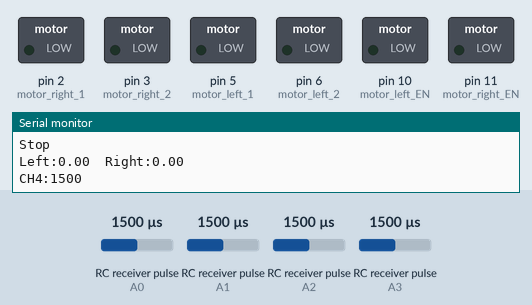
Recording of a sketch running on a simulated Arduino Uno, built with avr-gcc and run on an emulated ATmega328P. Parts: switched loads named in the sketch (green lamp = pin HIGH), the last lines printed to the serial monitor. Wiring (inferred from the names in the program): 4 × RC receiver channel: data A0 / data A1 / data A2 / data A3. The inputs (shaded band) are chosen by the test bench; at power-on: RC receiver pulse (sensors on A1, A3, A0, A2) 1500 µs.

Above: at 1.2 s.
1.3 s: RC receiver pulse (sensor on A1) set to 1750 µs
At 2.6 s:
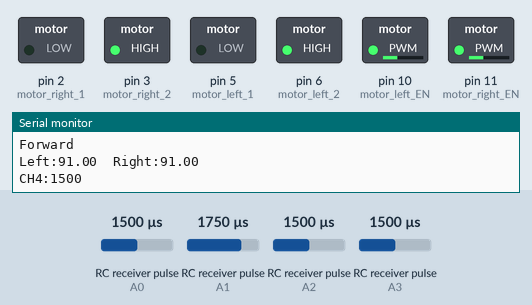
2.9 s: RC receiver pulse (sensor on A3) set to 1413 µs
4.4 s: RC receiver pulse (sensor on A3) set to 1390 µs
At 5.6 s:
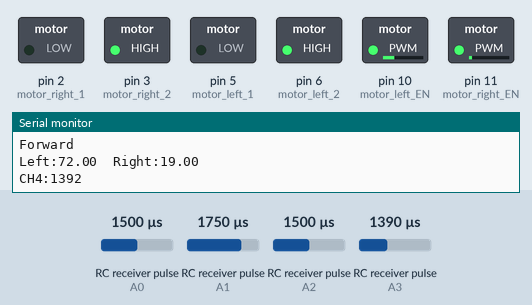
5.9 s: RC receiver pulse (sensor on A1) set to 1020 µs
At 6.4 s:
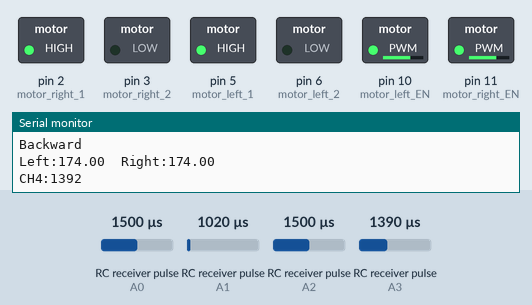
7.5 s: RC receiver pulse (sensor on A1) set to 1250 µs
At 8.1 s:
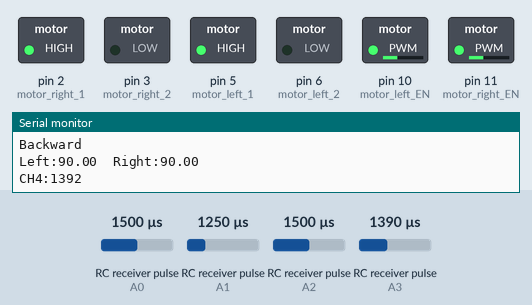
9.1 s: RC receiver pulse (sensor on A1) set to 1980 µs
At 9.7 s:
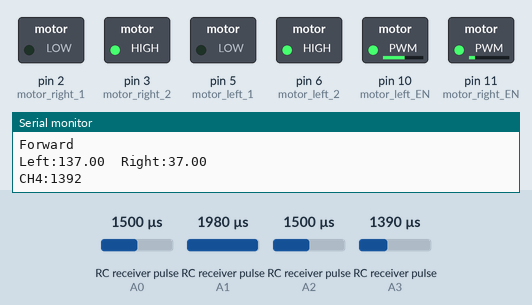
Timing chart, 0 to 11.7 s (numbered marks = the images above; inputs shaded):
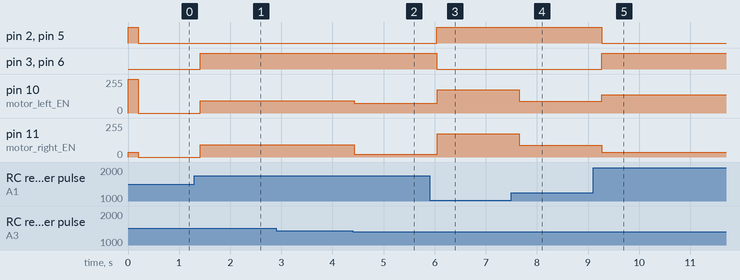

The sketch:

Flysky_FS-i6_RC.ino
```cpp
#include <EnableInterrupt.h>

#define SERIAL_PORT_SPEED 57600
#define RC_NUM_CHANNELS  4

#define RC_CH1  0
#define RC_CH2  1
#define RC_CH3  2
#define RC_CH4  3

#define RC_CH1_INPUT  A0
#define RC_CH2_INPUT  A1
#define RC_CH3_INPUT  A2
#define RC_CH4_INPUT  A3
int motor_right_1 = 2;//7;
int motor_right_2 = 3;//8;
int motor_right_EN = 11;
int motor_left_1 = 5;
int motor_left_2 = 6;
int motor_left_EN = 10;
float duty = 0;
float dutyLeft = 0;
float dutyRight = 0;

uint16_t rc_values[RC_NUM_CHANNELS];
uint32_t rc_start[RC_NUM_CHANNELS];
volatile uint16_t rc_shared[RC_NUM_CHANNELS];

void rc_read_values() {
  noInterrupts();
  memcpy(rc_values, (const void *)rc_shared, sizeof(rc_shared));
  interrupts();
}

void calc_input(uint8_t channel, uint8_t input_pin) {
  if (digitalRead(input_pin) == HIGH) {
    rc_start[channel] = micros();
  } else {
    uint16_t rc_compare = (uint16_t)(micros() - rc_start[channel]);
    rc_shared[channel] = rc_compare;
  }
}

void calc_ch1() { calc_input(RC_CH1, RC_CH1_INPUT); }
void calc_ch2() { calc_input(RC_CH2, RC_CH2_INPUT); }
void calc_ch3() { calc_input(RC_CH3, RC_CH3_INPUT); }
void calc_ch4() { calc_input(RC_CH4, RC_CH4_INPUT); }

void setup() {
  Serial.begin(SERIAL_PORT_SPEED);

  pinMode(RC_CH1_INPUT, INPUT);
  pinMode(RC_CH2_INPUT, INPUT);
  pinMode(RC_CH3_INPUT, INPUT);
  pinMode(RC_CH4_INPUT, INPUT);
  pinMode(motor_right_1, OUTPUT);
  pinMode(motor_right_2, OUTPUT);
  pinMode(motor_right_EN, OUTPUT);
  pinMode(motor_left_1, OUTPUT);
  pinMode(motor_left_2, OUTPUT);
  pinMode(motor_left_EN, OUTPUT);


  enableInterrupt(RC_CH1_INPUT, calc_ch1, CHANGE);
  enableInterrupt(RC_CH2_INPUT, calc_ch2, CHANGE);
  enableInterrupt(RC_CH3_INPUT, calc_ch3, CHANGE);
  enableInterrupt(RC_CH4_INPUT, calc_ch4, CHANGE);
}

void loop() {
  rc_read_values();
  //stop motor

  if (rc_values[RC_CH2]>1600) {
    //move forward
    digitalWrite(motor_right_1,LOW);
    digitalWrite(motor_right_2,HIGH);
    digitalWrite(motor_left_1,LOW);
    digitalWrite(motor_left_2,HIGH);
    duty = map(rc_values[RC_CH2],1500,2200,0,255);
    //left turn
    if (rc_values[RC_CH4]<1400) {
      dutyRight = map(rc_values[RC_CH4],1500,1000,0,duty);
      dutyLeft = duty - dutyRight;
      Serial.println(dutyLeft);
    } else if (rc_values[RC_CH4]>1600) {//right turn
      dutyLeft = map(rc_values[RC_CH4],1500,2000,0,duty);
      dutyRight = duty - dutyLeft;
    }else {
      dutyLeft = duty;
      dutyRight = duty;
    }
    Serial.println("Forward");
  } else if (rc_values[RC_CH2]<1400) {
    //move backward
    digitalWrite(motor_right_1,HIGH);
    digitalWrite(motor_right_2,LOW);
    digitalWrite(motor_left_1,HIGH);
    digitalWrite(motor_left_2,LOW);
    dutyLeft = map(rc_values[RC_CH2],1500,800,0,255);
    dutyRight = dutyLeft;
    Serial.println("Backward");
  } else {
    digitalWrite(motor_right_1,LOW);
    digitalWrite(motor_right_2,LOW);
    digitalWrite(motor_left_1,LOW);
    digitalWrite(motor_left_2,LOW);
    dutyLeft = 0;
    dutyRight = 0;
    Serial.println("Stop");
  }
  analogWrite(motor_left_EN, dutyLeft);
  analogWrite(motor_right_EN, dutyRight);
  Serial.print("Left:"); Serial.print(dutyLeft); Serial.print("\t"); Serial.print("Right:"); Serial.println(dutyRight);
  //Serial.print("CH1:"); Serial.print(rc_values[RC_CH1]); Serial.print("\t");
  //Serial.print("CH2:"); Serial.print(rc_values[RC_CH2]); Serial.print("\t");
  //Serial.print("CH3:"); Serial.print(rc_values[RC_CH3]); Serial.print("\t");
  Serial.print("CH4:"); Serial.println(rc_values[RC_CH4]);

  delay(200);
}
```

Measured:
- the behaviour switches between 1398 and 1397 µs on RC receiver pulse (sensor on A3) (found by bisection; images 1 and 2)
- after the input at 1.3 s, pin 3 (motor_right_2), pin 6 (motor_left_2): LOW → HIGH after 0.11 s; pin 10 (motor_left_EN), pin 11 (motor_right_EN): 0/255 → 91/255 after 0.11 s
- after the input at 4.4 s, pin 10 (motor_left_EN): 91/255 → 72/255 at once; pin 11 (motor_right_EN): 91/255 → 19/255 at once
- after the input at 5.9 s, pin 2 (motor_right_1), pin 5 (motor_left_1): LOW → HIGH after 0.15 s; pin 3 (motor_right_2), pin 6 (motor_left_2): HIGH → LOW after 0.15 s; pin 10 (motor_left_EN): 72/255 → 174/255 after 0.15 s; pin 11 (motor_right_EN): 19/255 → 174/255 after 0.15 s
- after the input at 7.5 s, pin 10 (motor_left_EN), pin 11 (motor_right_EN): 174/255 → 90/255 after 0.16 s
- after the input at 9.1 s, pin 2 (motor_right_1), pin 5 (motor_left_1): HIGH → LOW after 0.17 s; pin 3 (motor_right_2), pin 6 (motor_left_2): LOW → HIGH after 0.17 s; pin 10 (motor_left_EN): 90/255 → 137/255 after 0.17 s; pin 11 (motor_right_EN): 90/255 → 37/255 after 0.17 s
